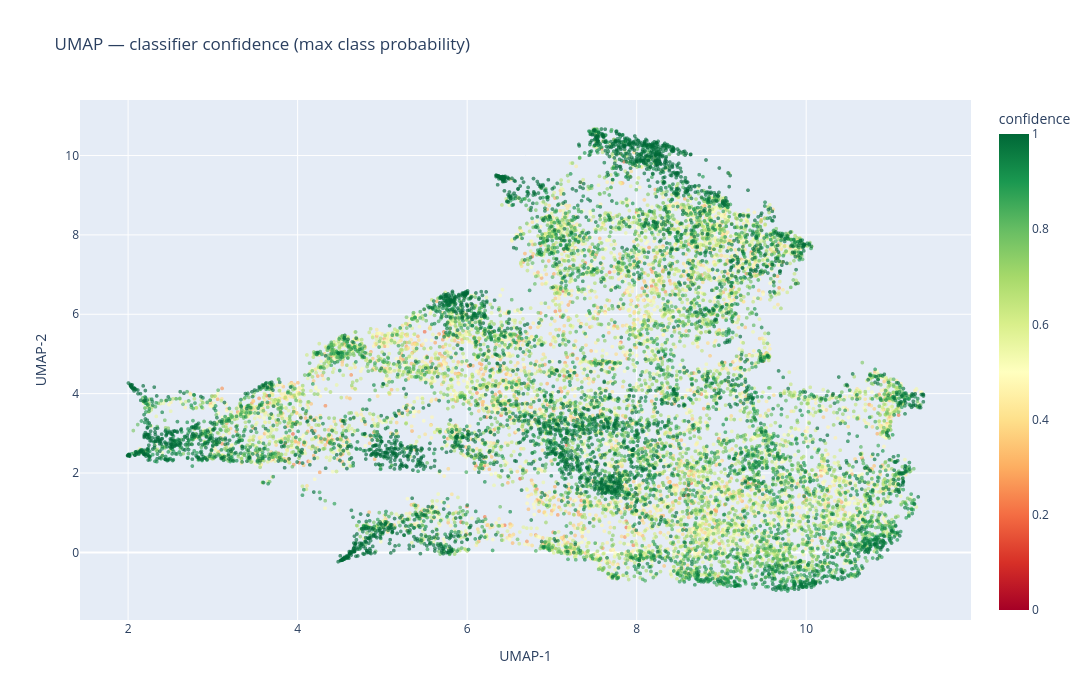

Notebook code cell kept with this figure:
### Markdown cell above
### 3c. Coloured by classifier confidence

Confidence = max predicted probability from the logistic regression probe.  
Low-confidence regions (blue/yellow) indicate class boundaries or ambiguous cells.

### Code cell
fig = px.scatter(
    df.sort_values('confidence'),   # low confidence rendered last → visible on top
    color='confidence',
    color_continuous_scale='RdYlGn',
    range_color=[0, 1],
    title='UMAP — classifier confidence (max class probability)',
    **{k: v for k, v in SCATTER_KW.items() if k not in ('symbol', 'symbol_map')},
)
_style(fig)
fig.show()

### Figure 1 — Plotly figure (JSON) as saved in the notebook; plotly's stock layout.template omitted (floating-point values rounded to 4 significant figures; data arrays with more than 128 entries replaced by an {"elided": "..."} marker saying what was removed)
{"data": [{"customdata": {"elided": "15000x5 mixed values"}, "hovertemplate": "x=%{x}<br>y=%{y}<br>label=%{customdata[0]}<br>predicted=%{customdata[1]}<br>correct=%{customdata[2]}<br>confidence=%{marker.color}<br>split=%{customdata[4]}<extra></extra>", "legendgroup": "", "marker": {"color": {"elided": "15000 float values"}, "coloraxis": "coloraxis", "line": {"width": 0}, "opacity": 0.65, "size": 4, "symbol": "circle"}, "mode": "markers", "name": "", "showlegend": false, "type": "scattergl", "x": {"elided": "15000 float values"}, "xaxis": "x", "y": {"elided": "15000 float values"}, "yaxis": "y"}], "layout": {"coloraxis": {"cmax": 1, "cmin": 0, "colorbar": {"title": {"text": "confidence"}}, "colorscale": [[0, "rgb(165,0,38)"], [0.1, "rgb(215,48,39)"], [0.2, "rgb(244,109,67)"], [0.3, "rgb(253,174,97)"], [0.4, "rgb(254,224,139)"], [0.5, "rgb(255,255,191)"], [0.6, "rgb(217,239,139)"], [0.7, "rgb(166,217,106)"], [0.8, "rgb(102,189,99)"], [0.9, "rgb(26,152,80)"], [1, "rgb(0,104,55)"]]}, "height": 700, "legend": {"tracegroupgap": 0}, "title": {"text": "UMAP — classifier confidence (max class probability)"}, "width": 1100, "xaxis": {"anchor": "y", "domain": [0, 1], "title": {"text": "UMAP-1"}}, "yaxis": {"anchor": "x", "domain": [0, 1], "title": {"text": "UMAP-2"}}}}
